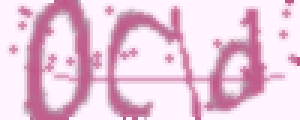
#> input picture Tool_code/fig/46.png, 100 x 40 px, found by its file name (shown 3 times larger)
$ python Test_Img.py
#> lines starting #> are read from the running program, lines starting #| are printed output that depends on the picture
#> further down, image is the input picture: shape (40, 100, 3); mean B, G, R 220.3, 200.1, 234
#| (40, 100, 3)
# Learner: 王振强
# Learn Time: 2022/3/8 19:02
import cv2
import random
import math
from math import floor, ceil
from PIL import Image, ImageOps, ImageEnhance
import numpy as np


# 扭曲
# [102 lines left out: functions random_distortion, Zoom, not called in this run]


# 平移
def Move(img):
    img_info=img.shape
#> img_info = (40, 100, 3)
    height=img_info[0]
#> height = 40
    width=img_info[1]
#> width = 100

    x = random.randint(-int(width*0.1),int(width*0.1))
#> x = 2
    y = random.randint(-int(height*0.2),int(height*0.2))
#> y = 5

    mat_translation=np.float32([[1,0,x],[0,1,y]])  #变换矩阵：设置平移变换所需的计算矩阵：2行3列
#> mat_translation = [[1, 0, 2], [0, 1, 5]]
    #[[1,0,20],[0,1,50]]   表示平移变换：其中x表示水平方向上的平移距离，y表示竖直方向上的平移距离。
    dst=cv2.warpAffine(img,mat_translation,(width,height))  #变换函数
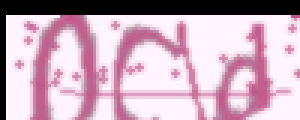
#> dst: shape (40, 100, 3) (shown 3 times larger); mean B, G, R 188.4, 170.9, 200.4
    return dst


if __name__ == '__main__':
    image = 'fig/46.png'
    image = cv2.imread(image)
    # image = Image.open(image)
    print(image.shape)
    # img = random_distortion(grid_width=6, grid_height=2, magnitude=3, images = image)
    #
    # img_blur= Zoom(min_factor=0.9, max_factor=1.1, images = image)
    img = Move(image)


    # print(img)
    cv2.imshow("www",image)
    cv2.imshow("aug img",img)
    cv2.waitKey(0)
    cv2.destroyAllWindows()

$ run again, with Tool_code/fig/88.png copied over Tool_code/fig/46.png
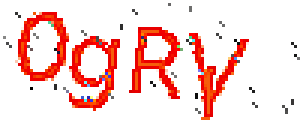
#> input picture Tool_code/fig/88.png, 100 x 40 px, found by its file name (shown 3 times larger)
#> image is the input picture: shape (40, 100, 3); mean B, G, R 209.4, 213.1, 249
#| (40, 100, 3)
#> in Move, `dst=cv2.warpAffine(img,mat_translation,(width,height))`:
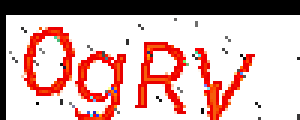
#> dst: shape (40, 100, 3) (shown 3 times larger); mean B, G, R 175.1, 178.6, 213.2
